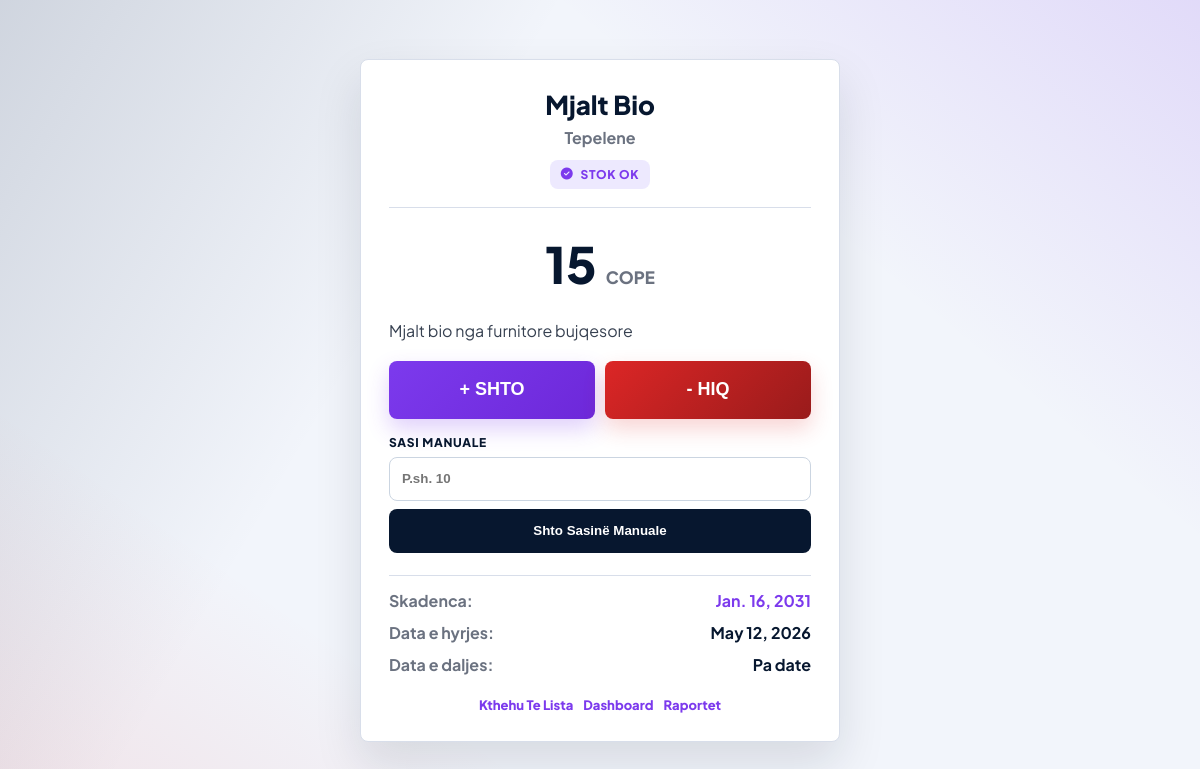
The page /produkti/7/menaxho/ (signed in) on the database its author committed.
### magazina/models.py (models this page shows, shortened)
class Produkti(models.Model):
    NJESIA_CHOICES = [
        ('KG', 'Kilogram'),
        ('L', 'Litër'),
        ('COPE', 'Copë'),
        ('KUTI', 'Kuti'),
    ]
    MONEDHA_CHOICES = [
        ('ALL', 'Lek'),
        ('EUR', 'Euro'),
        ('USD', 'Dollar'),
    ]
    emri = models.CharField(max_length=200)
    pershkrimi = models.TextField(blank=True, default='', validators=[validate_max_50_words])
    furnitori = models.CharField(max_length=200, blank=True, null=True)
    sasia = models.DecimalField(max_digits=10, decimal_places=3, default=0.000)
    njesia_matese = models.CharField(max_length=10, choices=NJESIA_CHOICES, default='COPE')
    monedha = models.CharField(max_length=3, choices=MONEDHA_CHOICES, default='ALL')
    cmimi_blerjes = models.DecimalField(max_digits=10, decimal_places=3)
    cmimi_shitjes = models.DecimalField(max_digits=10, decimal_places=3)
    ne_oferte = models.BooleanField(default=False)
    cmimi_ofertes = models.DecimalField(max_digits=10, decimal_places=3, null=True, blank=True)
    stoku_minimal = models.DecimalField(max_digits=10, decimal_places=3, default=5.000)
    data_skadences = models.DateField(null=True, blank=True)
    data_hyrjes = models.DateField(null=True, blank=True)
    data_daljes = models.DateField(null=True, blank=True)
    qr_code = models.ImageField(upload_to='qr_codes/', blank=True)
    krijuar_nga = models.ForeignKey(User, on_delete=models.SET_NULL, null=True, blank=True)
    krijuar_me = models.DateTimeField(auto_now_add=True)
    class Meta:
        verbose_name = 'Produkt'
        verbose_name_plural = 'Produkte'

### magazina/views.py (the view, shortened to what this page needs)
# urls.py: path('produkti/<int:produkt_id>/menaxho/', views.menaxho_produktin, name='menaxho_produktin'),
@login_required
def menaxho_produktin(request, produkt_id):
    produkti = get_object_or_404(produktet_e_perdoruesit(request.user), id=produkt_id)
    stoku_kritik = produkti.sasia < produkti.stoku_minimal
    afer_skadences = False
    if produkti.data_skadences:
        diferenca = produkti.data_skadences - date.today()
        if 0 <= diferenca.days <= 7:
            afer_skadences = True
        elif diferenca.days < 0:
            afer_skadences = "SKADUAR"
    context = {
        'produkti': produkti,
        'stoku_kritik': stoku_kritik,
        'afer_skadences': afer_skadences,
    }
    return render(request, 'magazina/menaxho_produktin.html', context)

### magazina/templatetags/inventory_filters.py (called while the page is built)
@register.filter
def sasi_format(value, njesia):
    try:
        number = Decimal(value)
    except (InvalidOperation, TypeError, ValueError):
        return value
    if njesia != 'KG':
        return str(number.quantize(Decimal('1')))
    normalized = number.normalize()
    return format(normalized, 'f')

### magazina/views.py (called while the page is built)
def produktet_e_perdoruesit(user):
    return Produkti.objects.filter(krijuar_nga=user)

### magazina/templates/magazina/menaxho_produktin.html (shortened to what this page needs)
<!DOCTYPE html>
{% load inventory_filters %}
<html lang="sq">
<head>
    <link rel="stylesheet" href="https://cdnjs.cloudflare.com/ajax/libs/font-awesome/6.4.0/css/all.min.css">
</head>
<body>
<div class="card">
    <div class="header">
        <h2>{{ produkti.emri }}</h2>
        <p class="supplier">{{ produkti.furnitori|default:"Pa furnitor" }}</p>
        {% if stoku_kritik %}
            <span class="status-badge bg-danger"><i class="fa-solid fa-triangle-exclamation"></i> STOK I ULET</span>
        {% else %}
            <span class="status-badge bg-success"><i class="fa-solid fa-circle-check"></i> STOK OK</span>
        {% endif %}
    </div>
    <div class="sasia-display">
        {{ produkti.sasia|sasi_format:produkti.njesia_matese }} <small>{{ produkti.njesia_matese }}</small>
    </div>
    {% if produkti.pershkrimi %}
        <p class="description">{{ produkti.pershkrimi }}</p>
    {% endif %}
    <form method="POST">
        <div class="btn-grid">
            <button type="submit" name="veprimi" value="shto" class="btn btn-plus">+ SHTO</button>
            <button type="submit" name="veprimi" value="hiq" class="btn btn-minus">- HIQ</button>
        </div>
        <div class="manual-box">
            <label for="shtese_manuale">Sasi Manuale</label>
            <input id="shtese_manuale" type="number" name="shtese_manuale" min="{% if produkti.njesia_matese == 'KG' %}0.001{% else %}1{% endif %}" step="{% if produkti.njesia_matese == 'KG' %}0.001{% else %}1{% endif %}" placeholder="P.sh. 10">
            <button type="submit" name="veprimi" value="shto">Shto Sasinë Manuale</button>
        </div>
    </form>
    <div class="info-row" style="margin-top: 22px; border-top: 1px solid var(--line); padding-top: 14px;">
        <span>Skadenca:</span>
        <strong style="color: {% if afer_skadences %}#dc2626{% else %}#7c3aed{% endif %};">
            {% if afer_skadences == "SKADUAR" %}Skaduar{% else %}{{ produkti.data_skadences|default:"Pa afat" }}{% endif %}
        </strong>
    </div>
    <div class="info-row"><span>Data e hyrjes:</span><strong>{{ produkti.data_hyrjes|default:"Pa date" }}</strong></div>
    <div class="info-row"><span>Data e daljes:</span><strong>{{ produkti.data_daljes|default:"Pa date" }}</strong></div>
    <div class="link-row">
        <a href="{% url 'home' %}" class="back-link">Kthehu Te Lista</a>
        <a href="{% url 'dashboard_produkti' produkti.id %}" class="back-link">Dashboard</a>
        <a href="{% url 'raportet' %}" class="back-link">Raportet</a>
    </div>
</div>
</body>
</html>

### magazina/templates/magazina/menaxho_produktin.html (style rules this page uses)
* { box-sizing: border-box; }
:root { --navy: #07172f; --purple: #7c3aed; --purple-dark: #6d28d9; --red: #dc2626; --line: #d8deea; --page: #f2f5fb; }
body { margin: 0; min-height: 100vh; display: grid; place-items: center; padding: 24px; font-family: 'Plus Jakarta Sans', Arial, sans-serif; color: #101827; background: linear-gradient(120deg, rgba(11, 31, 63, 0.15), transparent 34%), linear-gradient(220deg, rgba(124, 58, 237, 0.14), transparent 30%), linear-gradient(35deg, rgba(220, 38, 38, 0.09), transparent 24%), var(--page); }
.card { width: 100%; max-width: 480px; background: #fff; padding: 28px; border-radius: 8px; border: 1px solid var(--line); box-shadow: 0 22px 48px rgba(15, 23, 42, .12); }
.header { text-align: center; border-bottom: 1px solid var(--line); padding-bottom: 18px; }
h2 { margin: 0; color: var(--navy); font-size: 26px; font-weight: 800; }
.supplier { margin: 6px 0 12px; color: #6b7280; font-weight: 700; }
.status-badge { display: inline-flex; align-items: center; gap: 7px; padding: 7px 11px; border-radius: 8px; font-size: 12px; font-weight: 800; text-transform: uppercase; letter-spacing: .06em; }
.bg-success { background: #ede9fe; color: var(--purple); }
.sasia-display { font-size: 50px; font-weight: 800; text-align: center; margin: 24px 0; color: var(--navy); }
.sasia-display small { color: #6b7280; font-size: 17px; }
.description { margin: 18px 0; color: #374151; line-height: 1.5; }
.btn-grid { display: grid; grid-template-columns: 1fr 1fr; gap: 10px; }
.btn { border: none; min-height: 58px; border-radius: 8px; font-size: 18px; font-weight: 800; cursor: pointer; transition: transform .16s ease, box-shadow .16s ease; color: #fff; }
.btn-plus { background: linear-gradient(135deg, var(--purple), var(--purple-dark)); box-shadow: 0 10px 22px rgba(124,58,237,.24); }
.btn-minus { background: linear-gradient(135deg, var(--red), #991b1b); box-shadow: 0 10px 22px rgba(220,38,38,.2); }
.manual-box { margin-top: 16px; }
.manual-box label { display: block; margin-bottom: 7px; color: var(--navy); font-size: 12px; font-weight: 800; text-transform: uppercase; letter-spacing: .06em; }
.manual-box input { width: 100%; min-height: 44px; padding: 10px 12px; border: 1px solid #cbd5e1; border-radius: 8px; font-weight: 700; }
.manual-box button { width: 100%; background: var(--navy); color: white; border: none; min-height: 44px; margin-top: 8px; border-radius: 8px; cursor: pointer; font-weight: 800; }
.info-row { display: flex; justify-content: space-between; gap: 16px; margin: 11px 0; color: #6b7280; font-weight: 700; }
.info-row strong { color: var(--navy); }
.link-row { display: flex; justify-content: center; gap: 10px; flex-wrap: wrap; margin-top: 22px; }
.back-link { color: var(--purple); text-decoration: none; font-weight: 800; font-size: 13px; }

### rows shown on the page
Produkti: emri "Mjalt Bio", furnitori "Tepelene", sasia|sasi_format "15", njesia_matese "COPE", pershkrimi "Mjalt bio nga furnitore bujqesore", data_skadences "Jan. 16, 2031", data_hyrjes "May 12, 2026", data_daljes "Pa date"
